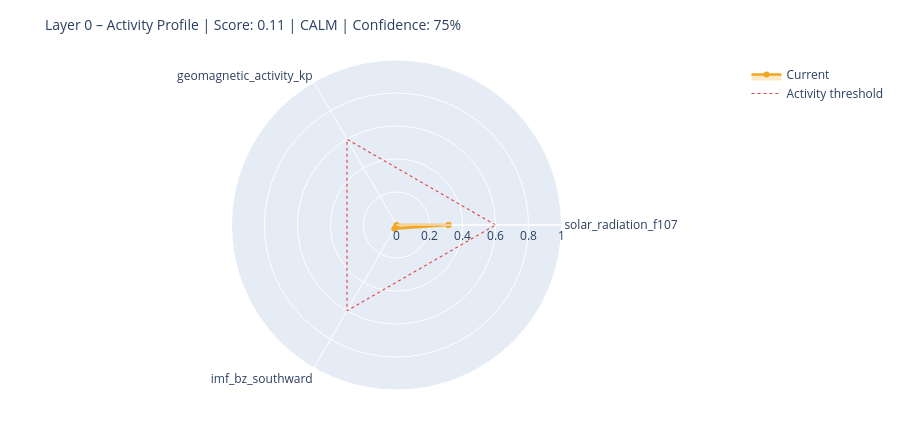

Write notebook code for a chart like this one.
### Markdown cell above
---
## 6. State Assessment & Handoff to Layer 1

### Code cell
# ============================================================
# STEP 1 – Collect raw values with source modes
# Mode: 'primary' | 'fallback_3h' | 'last_valid' | 'missing'
# ============================================================

def safe_last(df, col):
    if df is None or col not in df.columns: return None
    s = df[col].dropna()
    return float(s.iloc[-1]) if not s.empty else None

f107_now = safe_last(df_f107, 'f10.7')
bz_now   = safe_last(df_mag,  'bz_gsm')
kp_now   = safe_last(df_kp,   'kp')
sw_now   = safe_last(df_sw,   'speed')

source_modes = {
    'F10.7':    'primary'  if f107_now is not None else 'missing',
    'Kp':       'primary'  if kp_now   is not None else 'missing',
    'IMF_Bz':   'primary'  if bz_now   is not None else 'missing',
    'SW_speed': 'primary'  if sw_now   is not None else 'missing',
}

# Kp Fallback – 3h endpoint
if kp_now is None:
    try:
        r = requests.get(
            'https://services.swpc.noaa.gov/json/noaa-planetary-k-index.json',
            timeout=10)
        r.raise_for_status()
        fb = pd.DataFrame(r.json())
        tc = next((c for c in fb.columns if 'time' in c.lower()), fb.columns[0])
        kc = next((c for c in fb.columns if 'kp' in c.lower() and c != tc), None)
        if kc:
            fb[kc] = fb[kc].astype(str).str.extract(r'([0-9]+(?:\.[0-9]*)?)')[0]
            fb[kc] = pd.to_numeric(fb[kc], errors='coerce')
            fb = fb[fb[kc] >= 0].dropna(subset=[kc])
            if not fb.empty:
                kp_now = float(fb[kc].iloc[-1])
                source_modes['Kp'] = 'fallback_3h'
                print(f'  Kp fallback (3h): {kp_now:.1f}')
    except Exception as e:
        print(f'  Kp fallback failed: {e}')

# Solar Wind Fallback – last valid value
if sw_now is None and df_sw is not None and 'speed' in df_sw.columns:
    s = df_sw['speed'].dropna()
    if not s.empty:
        sw_now = float(s.iloc[-1])
        source_modes['SW_speed'] = 'last_valid'
        print(f'  SW fallback (last_valid): {sw_now:.0f} km/s')

print()
print('Source modes:', source_modes)

# ============================================================
# STEP 2 – Score from available components only
# ============================================================

def norm(v, lo, hi):
    if v is None: return None
    return max(0.0, min(1.0, (v - lo) / (hi - lo)))

COMPONENTS = {
    'solar_radiation_f107':    (f107_now, norm(f107_now, 60, 250)),
    'geomagnetic_activity_kp': (kp_now,   norm(kp_now,   0,   9)),
    'imf_bz_southward':        (bz_now,   norm(-(bz_now or 0) if bz_now else None, -5, 30)
                                           if bz_now is not None else None),
    'solar_wind_speed':        (sw_now,   norm(sw_now, 300, 800)),
}

available   = {k: v[1] for k, v in COMPONENTS.items() if v[1] is not None}
unavailable = [k for k, v in COMPONENTS.items() if v[1] is None]

layer0_score = round(sum(available.values()) / len(available), 4) if available else None
confidence   = round(len(available) / len(COMPONENTS), 2)

level = ('unknown'  if layer0_score is None
         else 'calm'     if layer0_score < 0.3
         else 'moderate' if layer0_score < 0.6
         else 'active')

# ============================================================
# STEP 3 – Dominant Driver
# ============================================================

def dominant_driver(kp, f107, bz, sw):
    candidates = []
    if kp   is not None and kp   >= 4:   candidates.append(('geomagnetic',    kp / 9))
    if sw   is not None and sw   >= 500:  candidates.append(('solar_wind',     sw / 800))
    if bz   is not None and bz   <= -5:   candidates.append(('imf_southward',  abs(bz) / 30))
    if f107 is not None and f107 >= 150:  candidates.append(('solar_radiation',f107 / 250))
    return max(candidates, key=lambda x: x[1])[0] if candidates else 'none'

driver = dominant_driver(kp_now, f107_now, bz_now, sw_now)

# ============================================================
# STEP 4 – Downstream expectations
# ============================================================

def downstream_expectation(driver, score, kp, bz, f107):
    exp = {
        'magnetosphere':        'calm',
        'ionosphere':           'calm',
        'schumann_resonance':   'unchanged',
        'lithosphere_currents': 'low',
    }
    if driver == 'geomagnetic' or (kp and kp >= 5):
        exp['magnetosphere']        = 'compressed / storm'
        exp['ionosphere']           = 'elevated disturbance (TEC variability)'
        exp['schumann_resonance']   = 'elevated amplitude possible'
        exp['lithosphere_currents'] = 'elevated induction currents'
    elif driver == 'imf_southward' or (bz and bz <= -5):
        exp['magnetosphere']        = 'energy coupling active'
        exp['ionosphere']           = 'elevated electron density possible'
        exp['schumann_resonance']   = 'slight modulation possible'
    elif driver == 'solar_radiation' or (f107 and f107 >= 150):
        exp['ionosphere']           = 'elevated ionization (F-layer)'
        exp['schumann_resonance']   = 'slightly elevated background activity'
    return exp

downstream = downstream_expectation(driver, layer0_score, kp_now, bz_now, f107_now)

# ============================================================
# CONSOLE OUTPUT
# ============================================================

W = 58
print('=' * W)
print('LAYER 0 – STATE ASSESSMENT')
print('=' * W)
for name, (raw_v, score_v) in COMPONENTS.items():
    if score_v is not None:
        bar = '█' * int(score_v * 20) + '░' * (20 - int(score_v * 20))
        print(f'  {name:<35}  {bar}  {score_v:.2f}')
    else:
        print(f'  {name:<35}  {"─" * 20}  n/a')
print('-' * W)
print(f'  Score ({len(available)}/{len(COMPONENTS)} components):  {layer0_score:.3f}')
print(f'  Confidence:         {confidence:.0%}')
print(f'  Level:              {level.upper()}')
print(f'  Dominant Driver:    {driver}')

# Radar chart
cats = list(available.keys())
vals = list(available.values())
if len(cats) >= 3:
    fig = go.Figure()
    fig.add_trace(go.Scatterpolar(
        r=vals + [vals[0]], theta=cats + [cats[0]],
        fill='toself', fillcolor='rgba(242,166,35,0.25)',
        line=dict(color='#F2A623', width=2.5), name='Current'
    ))
    fig.add_trace(go.Scatterpolar(
        r=[0.6] * (len(cats) + 1), theta=cats + [cats[0]],
        line=dict(color='#E24B4A', dash='dot', width=1.2),
        mode='lines', name='Activity threshold'
    ))
    fig.update_layout(
        title=dict(text=f'Layer 0 – Activity Profile | Score: {layer0_score:.2f} | {level.upper()} | Confidence: {confidence:.0%}',
                   font=dict(size=14)),
        polar=dict(radialaxis=dict(visible=True, range=[0, 1])),
        height=430, showlegend=True,
        margin=dict(l=60, r=60, t=60, b=40)
    )
    fig.show()

### Figure 1 — Plotly figure (JSON) as saved in the notebook; plotly's stock layout.template omitted (floating-point values rounded to 4 significant figures)
{"data": [{"fill": "toself", "fillcolor": "rgba(242,166,35,0.25)", "line": {"color": "#F2A623", "width": 2.5}, "name": "Current", "r": [0.3158, 0.0, 0.026, 0.3158], "theta": ["solar_radiation_f107", "geomagnetic_activity_kp", "imf_bz_southward", "solar_radiation_f107"], "type": "scatterpolar"}, {"line": {"color": "#E24B4A", "dash": "dot", "width": 1.2}, "mode": "lines", "name": "Activity threshold", "r": [0.6, 0.6, 0.6, 0.6], "theta": ["solar_radiation_f107", "geomagnetic_activity_kp", "imf_bz_southward", "solar_radiation_f107"], "type": "scatterpolar"}], "layout": {"height": 430, "margin": {"b": 40, "l": 60, "r": 60, "t": 60}, "polar": {"radialaxis": {"range": [0, 1], "visible": true}}, "showlegend": true, "title": {"font": {"size": 14}, "text": "Layer 0 – Activity Profile | Score: 0.11 | CALM | Confidence: 75%"}}}
